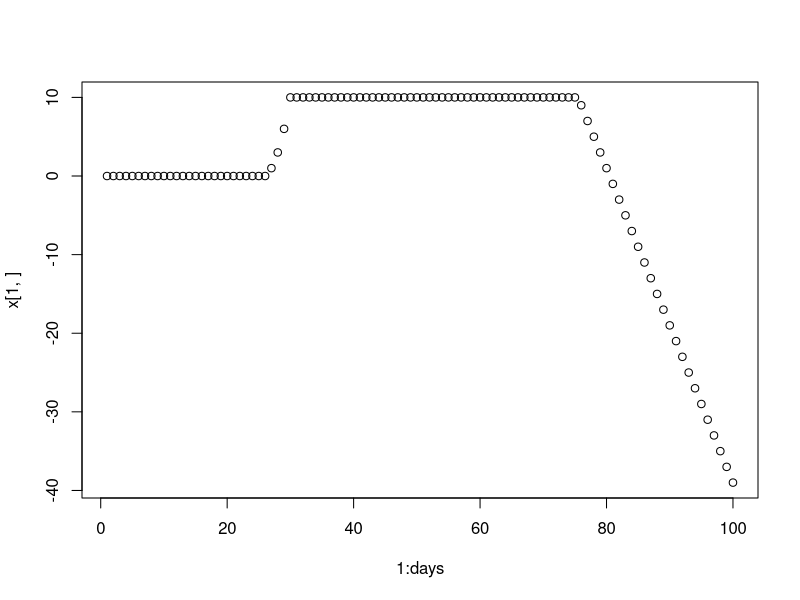

Source code (R):
## Testing out the x thing

seals <- 5
days <- 100
xmax <- 10
s <- 1
a <- 1
b <- 2

P <- array(dim = c(seals, days), data = rep(0.1, seals * days))
x <- array(dim = c(seals, days), data = rep(0, seals * days))
C <- array(dim = c(seals, days), data = rep(NA, seals * days))
B <- array(dim = c(seals, days), data = rep(NA, seals * days))

salmon <- array(dim = c(days), data = c(rep(0, days/4), seq_len(days/4), rev(seq_len(days/4)), rep(0, days/4)))
hunting <- array(dim = c(days), data = c(rep(0, days/2), rep(1, days/2)))

for(i in 1:(days-1)){
  for(seal in 1:seals){
    C[seal, i] <- salmon[i]
    B[seal,i] <- hunting[i]
    delta <- a*C[seal,i] - b*B[seal,i]
    x[seal,(i+1)] <- x[seal,i] + delta
    if(x[seal,i+1]>xmax){
      x[seal,i+1] <- xmax
    }
  }
}

plot(1:days, x[1,])
